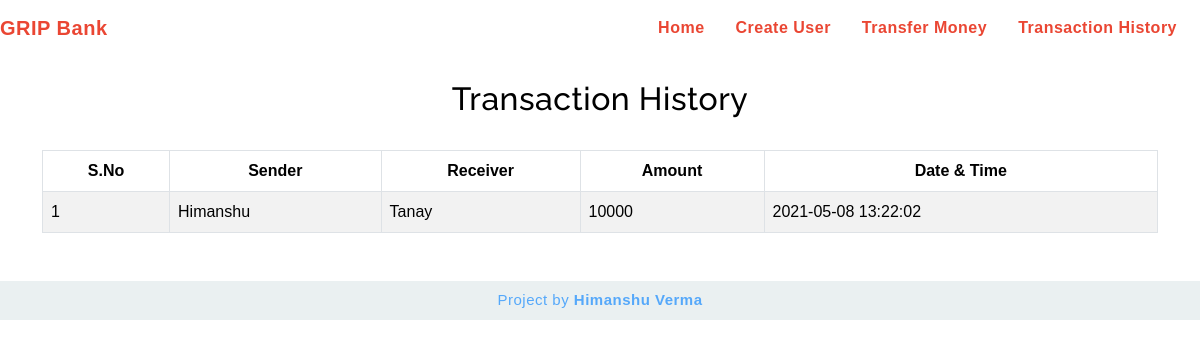
The page /transactionhistory.php on the database its author committed.
### tables this page shows
CREATE TABLE IF NOT EXISTS `transaction` (
  `sno` int(3) NOT NULL AUTO_INCREMENT,
  `sender` text NOT NULL,
  `receiver` text NOT NULL,
  `balance` int(8) NOT NULL,
  `datetime` datetime NOT NULL DEFAULT CURRENT_TIMESTAMP,
  PRIMARY KEY (`sno`)
);

### transactionhistory.php (the view, shortened to what this page needs)
<!DOCTYPE html>
<html lang="en">
<head>
    <link href="https://cdn.jsdelivr.net/npm/bootstrap@5.0.0-beta1/dist/css/bootstrap.min.css" rel="stylesheet">
    <link rel="stylesheet" href="css/table.css" type="text/css">
    <link rel="stylesheet" href="css/navbar.css" type="text/css">
</head>
<body style="background-color: white;">
    <?php
    include 'navbar.php';
    ?>
    <div class="container">
        <h2 class="text-center pt-4" style="color: black;">Transaction History</h2>
        <br>
        <div class="table-responsive-sm">
            <table class="table table-hover table-striped table-condensed table-bordered">
                <thead style="color: black;">
                    <tr>
                        <th class="text-center">S.No</S></th>
                        <th class="text-center">Sender</th>
                        <th class="text-center">Receiver</th>
                        <th class="text-center">Amount</th>
                        <th class="text-center">Date & Time</th>
                    </tr>
                </thead>
                <tbody>
                    <?php
                    include 'config.php';
                    $sql = "SELECT * FROM `transaction`";
                    $query = mysqli_query($conn, $sql);
                    while ($rows = mysqli_fetch_assoc($query)) {
                    ?>
                        <tr style="color: black;">
                            <td class="py-2"><?php echo $rows['sno']; ?></td>
                            <td class="py-2"><?php echo $rows['sender']; ?></td>
                            <td class="py-2"><?php echo $rows['receiver']; ?></td>
                            <td class="py-2"><?php echo $rows['balance']; ?></td>
                            <td class="py-2"><?php echo $rows['datetime']; ?></td>
                        </tr>
                    <?php
                    }
                    ?>
                </tbody>
            </table>
        </div>
    </div>
    <footer class="text-center mt-5 py-2">
        <p>Project by <b>Himanshu Verma</b></p>
    </footer>
</body>
</html>

### table.css (style rules this page uses)
* { padding: 0; margin: 0; box-sizing: border-box; font-family: sans-serif; }
footer { color:#55a8fa; background-color:#eaf0f1; letter-spacing: 0.5px; }
footer p { margin: 0; font-size: 15px; }

### navbar.css (style rules this page uses)
h2 { color: #990000; letter-spacing: 0.5px; font-family: raleway; }

### rows shown on the page
transaction: sno "1", sender "Himanshu", receiver "Tanay", balance "10000", datetime "2021-05-08 13:22:02"
